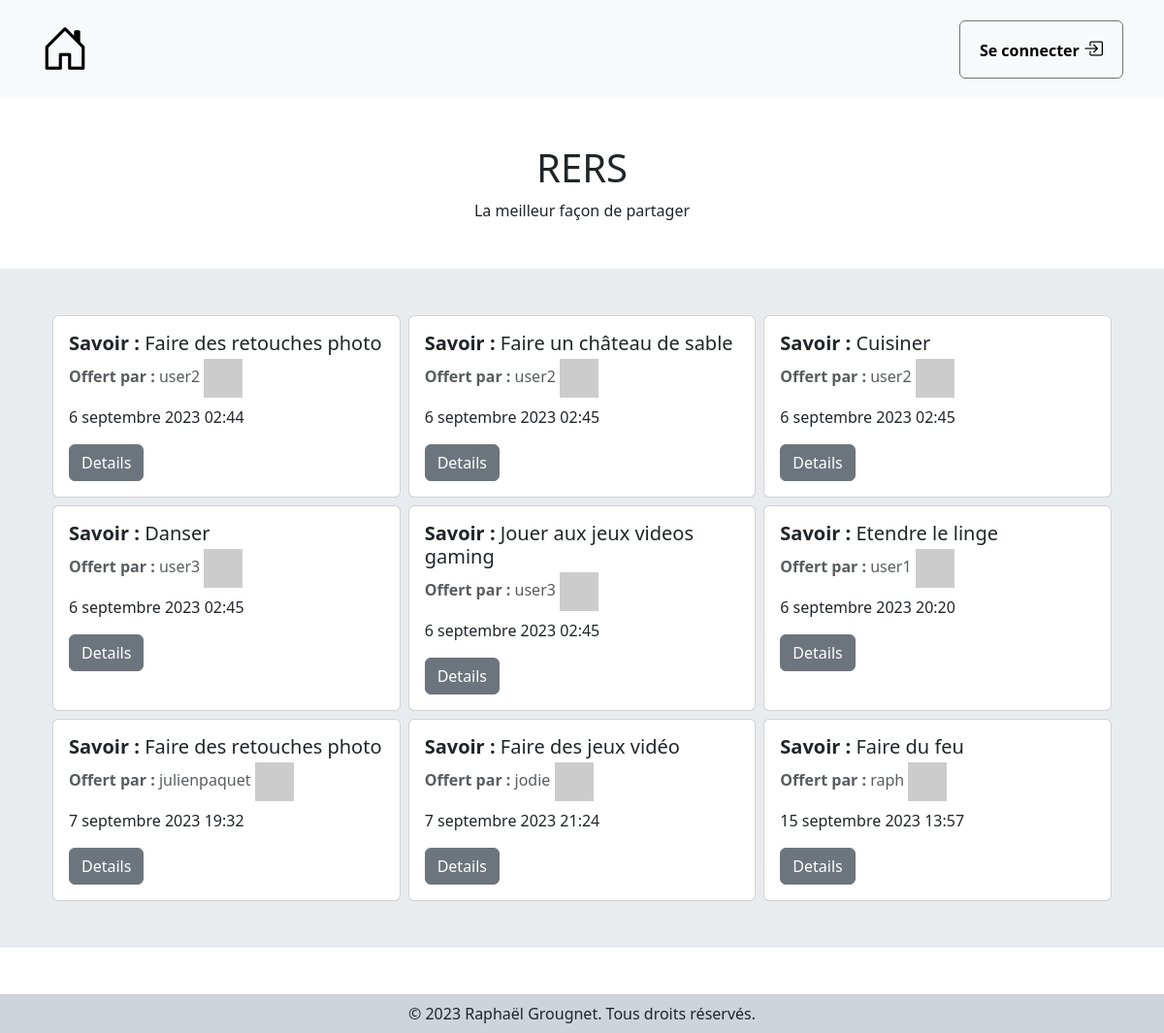
The page / on the database its author committed.
### rers/models.py (models this page shows, shortened)
class Offre(models.Model):
    created_at = models.DateTimeField(auto_now_add=True, auto_now=False)
    id_user = models.ForeignKey(User, on_delete=models.CASCADE)
    id_savoir = models.ForeignKey(Savoir, on_delete=models.CASCADE)

class Savoir(models.Model):
    created_at = models.DateTimeField(auto_now_add=True, auto_now=False)
    nom = models.CharField(max_length=150)
    description = models.TextField()

class User(AbstractUser):
    pass

### rers/views.py (the view)
# urls.py: path('', views.index, name='index'),
def index(request):
    offres = Offre.objects.exclude(echange__status=1)
    return render(request, 'rers/index.html', {'offres': offres})

### rers/templates/rers/index.html
{% extends "rers/base.html" %}
{% block content %}
<div class="d-flex flex-column align-items-center my-5 text-center">
    <h1>RERS</h1>
    <span>La meilleur façon de partager</span>
</div>
<section class="bg-body-secondary mt-5 py-5">
    <div class="container px-4 overflow-hidden">
        <div class="row g-2">
            {% for offre in offres %}
            {% if offre.id_savoir.status != 1 %}
            <div class="col-md-6 col-lg-4">
                <div class="card h-100">
                    <div class="card-body">
                        <h5 class="card-title"><b>Savoir :</b> <span>{{offre.id_savoir.nom}}</span></h5>
                        <h6 class="card-subtitle mb-2 text-body-secondary"><b>Offert par :</b>
                            <span>{{offre.id_user.username}}</span> <img class="pfp-card"
                                src="https://robohash.org/{{offre.id_user.id}}" alt="pfp-card"></h6>
                        <p class="card-text">{{offre.created_at}}</p>
                        <a href="{% url 'details_offer' offre.id %}" class="card-link btn btn-secondary">Details</a>
                    </div>
                </div>
            </div>
            {% endif %}
            {% endfor %}
        </div>
    </div>
</section>
{% endblock %}

### rers/static/rers/styles/style.css (style rules this page uses)
.pfp-card { width: 40px; }

### rows shown on the page
Offre: id_savoir.nom "Faire des retouches photo", id_user.username "user2", created_at "6 septembre 2023 02:44"
Offre: id_savoir.nom "Faire un château de sable", id_user.username "user2", created_at "6 septembre 2023 02:45"
Offre: id_savoir.nom "Cuisiner", id_user.username "user2", created_at "6 septembre 2023 02:45"
Offre: id_savoir.nom "Danser", id_user.username "user3", created_at "6 septembre 2023 02:45"
Offre: id_savoir.nom "Jouer aux jeux videos gaming", id_user.username "user3", created_at "6 septembre 2023 02:45"
Offre: id_savoir.nom "Etendre le linge", id_user.username "user1", created_at "6 septembre 2023 20:20"
Offre: id_savoir.nom "Faire des retouches photo", id_user.username "julienpaquet", created_at "7 septembre 2023 19:32"
Offre: id_savoir.nom "Faire des jeux vidéo", id_user.username "jodie", created_at "7 septembre 2023 21:24"
Offre: id_savoir.nom "Faire du feu", id_user.username "raph", created_at "15 septembre 2023 13:57"
